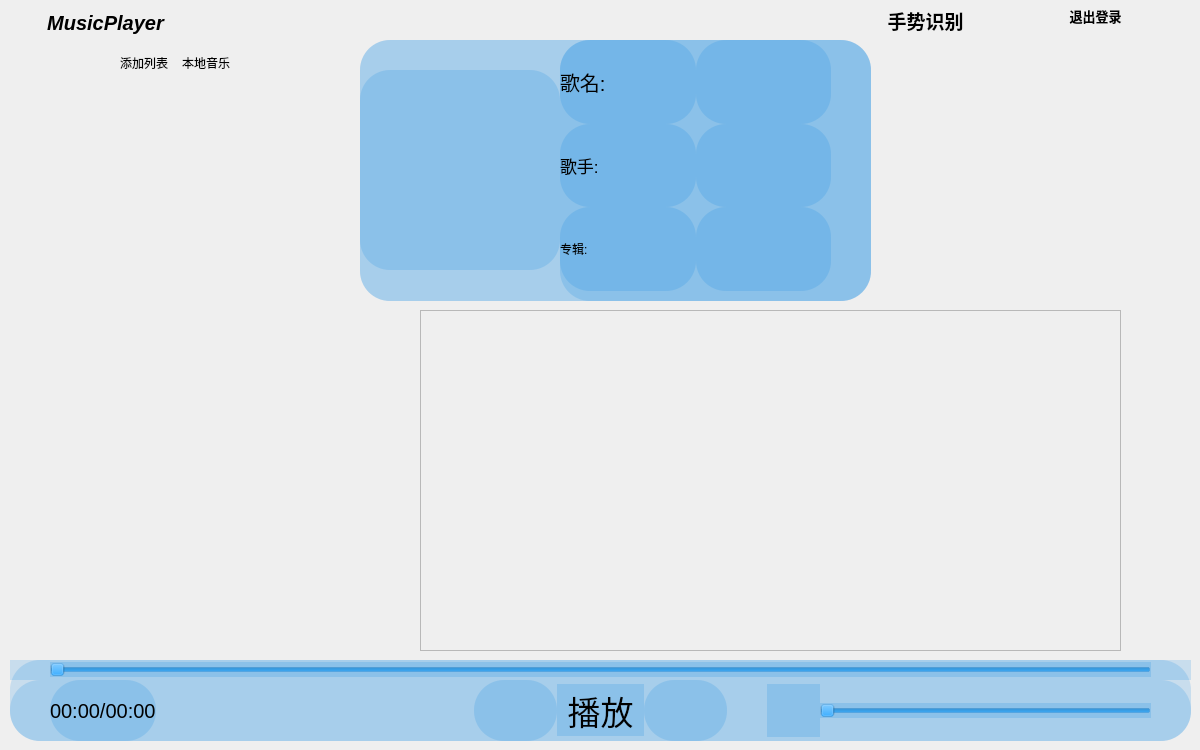
<?xml version="1.0" encoding="UTF-8"?>
<ui version="4.0">
 <class>MainPage</class>
 <widget class="QWidget" name="MainPage">
  <property name="geometry">
   <rect>
    <x>0</x>
    <y>0</y>
    <width>1200</width>
    <height>750</height>
   </rect>
  </property>
  <property name="minimumSize">
   <size>
    <width>1200</width>
    <height>750</height>
   </size>
  </property>
  <property name="font">
   <font>
    <pointsize>9</pointsize>
   </font>
  </property>
  <property name="windowTitle">
   <string>MainPage</string>
  </property>
  <widget class="QToolButton" name="closeBtn">
   <property name="geometry">
    <rect>
     <x>1160</x>
     <y>0</y>
     <width>41</width>
     <height>41</height>
    </rect>
   </property>
   <property name="text">
    <string/>
   </property>
   <property name="icon">
    <iconset resource="res.qrc">
     <normaloff>:/res/close.png</normaloff>:/res/close.png</iconset>
   </property>
   <property name="iconSize">
    <size>
     <width>50</width>
     <height>50</height>
    </size>
   </property>
   <property name="autoRaise">
    <bool>true</bool>
   </property>
  </widget>
  <widget class="QToolButton" name="gestureSwitch">
   <property name="geometry">
    <rect>
     <x>840</x>
     <y>0</y>
     <width>171</width>
     <height>41</height>
    </rect>
   </property>
   <property name="font">
    <font>
     <pointsize>14</pointsize>
     <weight>75</weight>
     <bold>true</bold>
    </font>
   </property>
   <property name="text">
    <string>手势识别</string>
   </property>
   <property name="icon">
    <iconset resource="res.qrc">
     <normaloff>:/res/switchOff.png</normaloff>:/res/switchOff.png</iconset>
   </property>
   <property name="iconSize">
    <size>
     <width>65</width>
     <height>65</height>
    </size>
   </property>
   <property name="toolButtonStyle">
    <enum>Qt::ToolButtonTextBesideIcon</enum>
   </property>
   <property name="autoRaise">
    <bool>true</bool>
   </property>
  </widget>
  <widget class="QWidget" name="widget" native="true">
   <property name="geometry">
    <rect>
     <x>10</x>
     <y>660</y>
     <width>1181</width>
     <height>81</height>
    </rect>
   </property>
   <property name="styleSheet">
    <string notr="true">background-color: #2A0081e1;
      
border-radius: 30px;
      border-width: 2px;
      border-color: beige;</string>
   </property>
   <layout class="QVBoxLayout" name="verticalLayout_2">
    <property name="spacing">
     <number>0</number>
    </property>
    <property name="leftMargin">
     <number>0</number>
    </property>
    <property name="topMargin">
     <number>0</number>
    </property>
    <property name="rightMargin">
     <number>0</number>
    </property>
    <property name="bottomMargin">
     <number>0</number>
    </property>
    <item>
     <widget class="QWidget" name="widget_2" native="true">
      <layout class="QVBoxLayout" name="verticalLayout">
       <property name="spacing">
        <number>0</number>
       </property>
       <property name="leftMargin">
        <number>0</number>
       </property>
       <property name="topMargin">
        <number>0</number>
       </property>
       <property name="rightMargin">
        <number>0</number>
       </property>
       <property name="bottomMargin">
        <number>0</number>
       </property>
       <item>
        <layout class="QHBoxLayout" name="horizontalLayout_5">
         <property name="spacing">
          <number>0</number>
         </property>
         <item>
          <spacer name="horizontalSpacer_5">
           <property name="orientation">
            <enum>Qt::Horizontal</enum>
           </property>
           <property name="sizeType">
            <enum>QSizePolicy::Ignored</enum>
           </property>
           <property name="sizeHint" stdset="0">
            <size>
             <width>40</width>
             <height>20</height>
            </size>
           </property>
          </spacer>
         </item>
         <item>
          <widget class="QSlider" name="progressSlider">
           <property name="styleSheet">
            <string notr="true"/>
           </property>
           <property name="maximum">
            <number>100</number>
           </property>
           <property name="orientation">
            <enum>Qt::Horizontal</enum>
           </property>
          </widget>
         </item>
         <item>
          <spacer name="horizontalSpacer_7">
           <property name="orientation">
            <enum>Qt::Horizontal</enum>
           </property>
           <property name="sizeType">
            <enum>QSizePolicy::Ignored</enum>
           </property>
           <property name="sizeHint" stdset="0">
            <size>
             <width>40</width>
             <height>20</height>
            </size>
           </property>
          </spacer>
         </item>
        </layout>
       </item>
      </layout>
     </widget>
    </item>
    <item>
     <widget class="QWidget" name="widget_3" native="true">
      <layout class="QVBoxLayout" name="verticalLayout_3">
       <property name="spacing">
        <number>0</number>
       </property>
       <property name="leftMargin">
        <number>0</number>
       </property>
       <property name="topMargin">
        <number>0</number>
       </property>
       <property name="rightMargin">
        <number>0</number>
       </property>
       <property name="bottomMargin">
        <number>0</number>
       </property>
       <item>
        <layout class="QHBoxLayout" name="horizontalLayout_4">
         <property name="spacing">
          <number>0</number>
         </property>
         <item>
          <layout class="QHBoxLayout" name="horizontalLayout_2">
           <property name="spacing">
            <number>0</number>
           </property>
           <item>
            <layout class="QHBoxLayout" name="horizontalLayout_3">
             <property name="spacing">
              <number>0</number>
             </property>
             <item>
              <spacer name="horizontalSpacer_2">
               <property name="orientation">
                <enum>Qt::Horizontal</enum>
               </property>
               <property name="sizeType">
                <enum>QSizePolicy::Ignored</enum>
               </property>
               <property name="sizeHint" stdset="0">
                <size>
                 <width>40</width>
                 <height>20</height>
                </size>
               </property>
              </spacer>
             </item>
             <item>
              <widget class="QLabel" name="progressLabel">
               <property name="font">
                <font>
                 <pointsize>15</pointsize>
                </font>
               </property>
               <property name="text">
                <string>00:00/00:00</string>
               </property>
              </widget>
             </item>
             <item>
              <spacer name="horizontalSpacer_3">
               <property name="orientation">
                <enum>Qt::Horizontal</enum>
               </property>
               <property name="sizeType">
                <enum>QSizePolicy::Expanding</enum>
               </property>
               <property name="sizeHint" stdset="0">
                <size>
                 <width>40</width>
                 <height>20</height>
                </size>
               </property>
              </spacer>
             </item>
            </layout>
           </item>
           <item>
            <widget class="QToolButton" name="prevBtn">
             <property name="text">
              <string/>
             </property>
             <property name="icon">
              <iconset resource="res.qrc">
               <normaloff>:/res/player_back.png</normaloff>:/res/player_back.png</iconset>
             </property>
             <property name="iconSize">
              <size>
               <width>80</width>
               <height>100</height>
              </size>
             </property>
             <property name="autoRaise">
              <bool>true</bool>
             </property>
            </widget>
           </item>
           <item>
            <widget class="QToolButton" name="playMusicBtn">
             <property name="enabled">
              <bool>true</bool>
             </property>
             <property name="font">
              <font>
               <pointsize>25</pointsize>
              </font>
             </property>
             <property name="text">
              <string>播放</string>
             </property>
             <property name="icon">
              <iconset resource="res.qrc">
               <normaloff>:/res/play.png</normaloff>:/res/play.png</iconset>
             </property>
             <property name="iconSize">
              <size>
               <width>100</width>
               <height>70</height>
              </size>
             </property>
             <property name="autoRaise">
              <bool>true</bool>
             </property>
            </widget>
           </item>
           <item>
            <widget class="QToolButton" name="nextBtn">
             <property name="enabled">
              <bool>true</bool>
             </property>
             <property name="mouseTracking">
              <bool>false</bool>
             </property>
             <property name="acceptDrops">
              <bool>false</bool>
             </property>
             <property name="text">
              <string/>
             </property>
             <property name="icon">
              <iconset resource="res.qrc">
               <normaloff>:/res/player_forward.png</normaloff>:/res/player_forward.png</iconset>
             </property>
             <property name="iconSize">
              <size>
               <width>80</width>
               <height>100</height>
              </size>
             </property>
             <property name="autoRaise">
              <bool>true</bool>
             </property>
            </widget>
           </item>
           <item>
            <layout class="QHBoxLayout" name="horizontalLayout">
             <property name="spacing">
              <number>0</number>
             </property>
             <item>
              <spacer name="horizontalSpacer_4">
               <property name="orientation">
                <enum>Qt::Horizontal</enum>
               </property>
               <property name="sizeType">
                <enum>QSizePolicy::Minimum</enum>
               </property>
               <property name="sizeHint" stdset="0">
                <size>
                 <width>40</width>
                 <height>20</height>
                </size>
               </property>
              </spacer>
             </item>
             <item>
              <widget class="QToolButton" name="volStatusBtn">
               <property name="font">
                <font>
                 <pointsize>15</pointsize>
                </font>
               </property>
               <property name="text">
                <string/>
               </property>
               <property name="icon">
                <iconset resource="res.qrc">
                 <normaloff>:/res/volumeMiddle.png</normaloff>:/res/volumeMiddle.png</iconset>
               </property>
               <property name="iconSize">
                <size>
                 <width>50</width>
                 <height>50</height>
                </size>
               </property>
               <property name="toolButtonStyle">
                <enum>Qt::ToolButtonTextBesideIcon</enum>
               </property>
               <property name="autoRaise">
                <bool>true</bool>
               </property>
              </widget>
             </item>
             <item>
              <widget class="QSlider" name="volSlider">
               <property name="maximum">
                <number>100</number>
               </property>
               <property name="orientation">
                <enum>Qt::Horizontal</enum>
               </property>
              </widget>
             </item>
             <item>
              <spacer name="horizontalSpacer">
               <property name="orientation">
                <enum>Qt::Horizontal</enum>
               </property>
               <property name="sizeType">
                <enum>QSizePolicy::Ignored</enum>
               </property>
               <property name="sizeHint" stdset="0">
                <size>
                 <width>40</width>
                 <height>20</height>
                </size>
               </property>
              </spacer>
             </item>
            </layout>
           </item>
          </layout>
         </item>
        </layout>
       </item>
      </layout>
     </widget>
    </item>
   </layout>
  </widget>
  <widget class="QWidget" name="widget_6" native="true">
   <property name="geometry">
    <rect>
     <x>360</x>
     <y>40</y>
     <width>511</width>
     <height>261</height>
    </rect>
   </property>
   <property name="styleSheet">
    <string notr="true">background-color: #2A0081e1;
      
border-radius: 30px;
      border-width: 2px;
      border-color: beige;</string>
   </property>
   <layout class="QHBoxLayout" name="horizontalLayout_10">
    <property name="spacing">
     <number>0</number>
    </property>
    <property name="leftMargin">
     <number>0</number>
    </property>
    <property name="topMargin">
     <number>0</number>
    </property>
    <property name="rightMargin">
     <number>0</number>
    </property>
    <property name="bottomMargin">
     <number>0</number>
    </property>
    <item>
     <layout class="QHBoxLayout" name="horizontalLayout_9">
      <property name="spacing">
       <number>0</number>
      </property>
      <item>
       <widget class="QWidget" name="widget_4" native="true">
        <layout class="QHBoxLayout" name="horizontalLayout_7">
         <property name="spacing">
          <number>0</number>
         </property>
         <property name="leftMargin">
          <number>0</number>
         </property>
         <property name="topMargin">
          <number>0</number>
         </property>
         <property name="rightMargin">
          <number>0</number>
         </property>
         <property name="bottomMargin">
          <number>0</number>
         </property>
         <item>
          <layout class="QHBoxLayout" name="horizontalLayout_6">
           <property name="spacing">
            <number>0</number>
           </property>
           <item>
            <widget class="QLabel" name="albumPic">
             <property name="minimumSize">
              <size>
               <width>200</width>
               <height>200</height>
              </size>
             </property>
             <property name="maximumSize">
              <size>
               <width>200</width>
               <height>200</height>
              </size>
             </property>
             <property name="text">
              <string/>
             </property>
            </widget>
           </item>
           <item>
            <widget class="QWidget" name="widget_5" native="true">
             <layout class="QHBoxLayout" name="horizontalLayout_8">
              <property name="spacing">
               <number>0</number>
              </property>
              <property name="leftMargin">
               <number>0</number>
              </property>
              <property name="topMargin">
               <number>0</number>
              </property>
              <property name="rightMargin">
               <number>0</number>
              </property>
              <property name="bottomMargin">
               <number>0</number>
              </property>
              <item>
               <layout class="QVBoxLayout" name="verticalLayout_4">
                <property name="spacing">
                 <number>0</number>
                </property>
                <item>
                 <layout class="QHBoxLayout" name="horizontalLayout_11">
                  <property name="spacing">
                   <number>0</number>
                  </property>
                  <item>
                   <widget class="QLabel" name="label_2">
                    <property name="font">
                     <font>
                      <pointsize>15</pointsize>
                     </font>
                    </property>
                    <property name="text">
                     <string>歌名:</string>
                    </property>
                   </widget>
                  </item>
                  <item>
                   <widget class="QLabel" name="songName">
                    <property name="minimumSize">
                     <size>
                      <width>0</width>
                      <height>75</height>
                     </size>
                    </property>
                    <property name="font">
                     <font>
                      <pointsize>15</pointsize>
                     </font>
                    </property>
                    <property name="text">
                     <string/>
                    </property>
                   </widget>
                  </item>
                  <item>
                   <spacer name="horizontalSpacer_6">
                    <property name="orientation">
                     <enum>Qt::Horizontal</enum>
                    </property>
                    <property name="sizeType">
                     <enum>QSizePolicy::Ignored</enum>
                    </property>
                    <property name="sizeHint" stdset="0">
                     <size>
                      <width>40</width>
                      <height>20</height>
                     </size>
                    </property>
                   </spacer>
                  </item>
                 </layout>
                </item>
                <item>
                 <layout class="QHBoxLayout" name="horizontalLayout_12">
                  <property name="spacing">
                   <number>0</number>
                  </property>
                  <item>
                   <widget class="QLabel" name="label">
                    <property name="font">
                     <font>
                      <pointsize>13</pointsize>
                     </font>
                    </property>
                    <property name="text">
                     <string>歌手:</string>
                    </property>
                   </widget>
                  </item>
                  <item>
                   <widget class="QLabel" name="songAuthor">
                    <property name="minimumSize">
                     <size>
                      <width>0</width>
                      <height>65</height>
                     </size>
                    </property>
                    <property name="font">
                     <font>
                      <pointsize>10</pointsize>
                     </font>
                    </property>
                    <property name="text">
                     <string/>
                    </property>
                   </widget>
                  </item>
                  <item>
                   <spacer name="horizontalSpacer_8">
                    <property name="orientation">
                     <enum>Qt::Horizontal</enum>
                    </property>
                    <property name="sizeType">
                     <enum>QSizePolicy::Ignored</enum>
                    </property>
                    <property name="sizeHint" stdset="0">
                     <size>
                      <width>40</width>
                      <height>20</height>
                     </size>
                    </property>
                   </spacer>
                  </item>
                 </layout>
                </item>
                <item>
                 <layout class="QHBoxLayout" name="horizontalLayout_13">
                  <property name="spacing">
                   <number>0</number>
                  </property>
                  <item>
                   <widget class="QLabel" name="label_3">
                    <property name="text">
                     <string>专辑:</string>
                    </property>
                   </widget>
                  </item>
                  <item>
                   <widget class="QLabel" name="songAlbum">
                    <property name="minimumSize">
                     <size>
                      <width>0</width>
                      <height>50</height>
                     </size>
                    </property>
                    <property name="text">
                     <string/>
                    </property>
                   </widget>
                  </item>
                  <item>
                   <spacer name="horizontalSpacer_9">
                    <property name="orientation">
                     <enum>Qt::Horizontal</enum>
                    </property>
                    <property name="sizeType">
                     <enum>QSizePolicy::Ignored</enum>
                    </property>
                    <property name="sizeHint" stdset="0">
                     <size>
                      <width>40</width>
                      <height>20</height>
                     </size>
                    </property>
                   </spacer>
                  </item>
                 </layout>
                </item>
                <item>
                 <spacer name="verticalSpacer">
                  <property name="orientation">
                   <enum>Qt::Vertical</enum>
                  </property>
                  <property name="sizeType">
                   <enum>QSizePolicy::Minimum</enum>
                  </property>
                  <property name="sizeHint" stdset="0">
                   <size>
                    <width>20</width>
                    <height>10</height>
                   </size>
                  </property>
                 </spacer>
                </item>
               </layout>
              </item>
             </layout>
            </widget>
           </item>
          </layout>
         </item>
        </layout>
       </widget>
      </item>
     </layout>
    </item>
   </layout>
  </widget>
  <widget class="QWidget" name="widget_9" native="true">
   <property name="geometry">
    <rect>
     <x>100</x>
     <y>130</y>
     <width>120</width>
     <height>80</height>
    </rect>
   </property>
  </widget>
  <widget class="QWidget" name="verticalLayoutWidget_2">
   <property name="geometry">
    <rect>
     <x>0</x>
     <y>50</y>
     <width>351</width>
     <height>601</height>
    </rect>
   </property>
   <layout class="QVBoxLayout" name="verticalLayout_6">
    <property name="spacing">
     <number>0</number>
    </property>
    <item>
     <widget class="QWidget" name="widget_7" native="true">
      <layout class="QHBoxLayout" name="horizontalLayout_15">
       <property name="spacing">
        <number>0</number>
       </property>
       <property name="leftMargin">
        <number>0</number>
       </property>
       <property name="topMargin">
        <number>0</number>
       </property>
       <property name="rightMargin">
        <number>0</number>
       </property>
       <property name="bottomMargin">
        <number>0</number>
       </property>
       <item>
        <layout class="QHBoxLayout" name="horizontalLayout_14">
         <property name="spacing">
          <number>0</number>
         </property>
         <item>
          <widget class="QToolButton" name="openFileBtn">
           <property name="font">
            <font>
             <pointsize>9</pointsize>
            </font>
           </property>
           <property name="text">
            <string>添加列表</string>
           </property>
           <property name="icon">
            <iconset resource="res.qrc">
             <normaloff>:/res/add_play_list.png</normaloff>:/res/add_play_list.png</iconset>
           </property>
           <property name="iconSize">
            <size>
             <width>40</width>
             <height>40</height>
            </size>
           </property>
           <property name="toolButtonStyle">
            <enum>Qt::ToolButtonTextBesideIcon</enum>
           </property>
           <property name="autoRaise">
            <bool>true</bool>
           </property>
          </widget>
         </item>
         <item>
          <widget class="QToolButton" name="localListBtn">
           <property name="text">
            <string>本地音乐</string>
           </property>
           <property name="icon">
            <iconset resource="res.qrc">
             <normaloff>:/res/localList.png</normaloff>:/res/localList.png</iconset>
           </property>
           <property name="iconSize">
            <size>
             <width>35</width>
             <height>35</height>
            </size>
           </property>
           <property name="toolButtonStyle">
            <enum>Qt::ToolButtonTextBesideIcon</enum>
           </property>
           <property name="autoRaise">
            <bool>true</bool>
           </property>
          </widget>
         </item>
        </layout>
       </item>
      </layout>
     </widget>
    </item>
    <item>
     <widget class="QWidget" name="widget_8" native="true">
      <layout class="QVBoxLayout" name="verticalLayout_5">
       <property name="spacing">
        <number>0</number>
       </property>
       <property name="leftMargin">
        <number>0</number>
       </property>
       <property name="topMargin">
        <number>0</number>
       </property>
       <property name="rightMargin">
        <number>0</number>
       </property>
       <property name="bottomMargin">
        <number>0</number>
       </property>
       <item>
        <layout class="QHBoxLayout" name="horizontalLayout_16">
         <property name="spacing">
          <number>0</number>
         </property>
         <item>
          <widget class="QStackedWidget" name="stackedWidget">
           <property name="styleSheet">
            <string notr="true">background-color: #2A0081e1;
      
border-radius: 30px;
      border-width: 2px;
      border-color: beige;
QListView::item:hover {
      background: qlineargradient(x1: 0, y1: 0, x2: 0, y2: 1,
                                  stop: 0 #00ff26, stop: 1 #87ffa9);
border-radius: 30px;
  }
QListView::item:selected:!active {
      background: qlineargradient(x1: 0, y1: 0, x2: 0, y2: 1,
                                  stop: 0 #ff4727, stop: 1 #ff5546);
border-radius: 30px;
  }
</string>
           </property>
           <property name="currentIndex">
            <number>1</number>
           </property>
           <widget class="QWidget" name="page"/>
           <widget class="QWidget" name="page_2"/>
          </widget>
         </item>
        </layout>
       </item>
      </layout>
     </widget>
    </item>
   </layout>
  </widget>
  <widget class="QToolButton" name="toolButton">
   <property name="geometry">
    <rect>
     <x>0</x>
     <y>0</y>
     <width>211</width>
     <height>46</height>
    </rect>
   </property>
   <property name="minimumSize">
    <size>
     <width>30</width>
     <height>30</height>
    </size>
   </property>
   <property name="font">
    <font>
     <pointsize>15</pointsize>
     <weight>75</weight>
     <italic>true</italic>
     <bold>true</bold>
     <underline>false</underline>
     <strikeout>false</strikeout>
    </font>
   </property>
   <property name="text">
    <string>MusicPlayer</string>
   </property>
   <property name="icon">
    <iconset resource="res.qrc">
     <normaloff>:/res/icon.png</normaloff>:/res/icon.png</iconset>
   </property>
   <property name="iconSize">
    <size>
     <width>40</width>
     <height>40</height>
    </size>
   </property>
   <property name="toolButtonStyle">
    <enum>Qt::ToolButtonTextBesideIcon</enum>
   </property>
   <property name="autoRaise">
    <bool>true</bool>
   </property>
  </widget>
  <widget class="QToolButton" name="logout">
   <property name="geometry">
    <rect>
     <x>1040</x>
     <y>0</y>
     <width>111</width>
     <height>31</height>
    </rect>
   </property>
   <property name="font">
    <font>
     <pointsize>10</pointsize>
     <weight>75</weight>
     <bold>true</bold>
    </font>
   </property>
   <property name="text">
    <string>退出登录</string>
   </property>
   <property name="icon">
    <iconset resource="res.qrc">
     <normaloff>:/res/logout.png</normaloff>:/res/logout.png</iconset>
   </property>
   <property name="iconSize">
    <size>
     <width>30</width>
     <height>30</height>
    </size>
   </property>
   <property name="toolButtonStyle">
    <enum>Qt::ToolButtonTextBesideIcon</enum>
   </property>
   <property name="autoRaise">
    <bool>true</bool>
   </property>
  </widget>
  <widget class="QFrame" name="frame">
   <property name="geometry">
    <rect>
     <x>420</x>
     <y>310</y>
     <width>701</width>
     <height>341</height>
    </rect>
   </property>
   <property name="styleSheet">
    <string notr="true">#frame
{
border-image: url(:/lib/4.jpg);
}</string>
   </property>
   <property name="frameShape">
    <enum>QFrame::StyledPanel</enum>
   </property>
   <property name="frameShadow">
    <enum>QFrame::Raised</enum>
   </property>
   <layout class="QVBoxLayout" name="verticalLayout_7">
    <item>
     <widget class="QLabel" name="label_6">
      <property name="font">
       <font>
        <pointsize>-1</pointsize>
        <weight>50</weight>
        <italic>false</italic>
        <bold>false</bold>
       </font>
      </property>
      <property name="styleSheet">
       <string notr="true">font:22px;
background-color: rgba(255, 255, 255, 00);</string>
      </property>
      <property name="text">
       <string/>
      </property>
      <property name="alignment">
       <set>Qt::AlignCenter</set>
      </property>
     </widget>
    </item>
    <item>
     <widget class="QLabel" name="label_19">
      <property name="styleSheet">
       <string notr="true">background-color: rgba(255, 255, 255, 00);
font:26px;</string>
      </property>
      <property name="text">
       <string/>
      </property>
      <property name="alignment">
       <set>Qt::AlignCenter</set>
      </property>
     </widget>
    </item>
    <item>
     <widget class="QLabel" name="label_20">
      <property name="styleSheet">
       <string notr="true">
background-color: rgba(255, 255, 255, 00);
font:28px;</string>
      </property>
      <property name="text">
       <string/>
      </property>
      <property name="alignment">
       <set>Qt::AlignCenter</set>
      </property>
     </widget>
    </item>
    <item>
     <widget class="QLabel" name="label_21">
      <property name="styleSheet">
       <string notr="true">font:32px;
color: rgb(7, 106, 255);
background-color: rgba(255, 255, 255, 00);</string>
      </property>
      <property name="text">
       <string/>
      </property>
      <property name="alignment">
       <set>Qt::AlignCenter</set>
      </property>
     </widget>
    </item>
    <item>
     <widget class="QLabel" name="label_22">
      <property name="font">
       <font>
        <pointsize>-1</pointsize>
        <weight>50</weight>
        <italic>false</italic>
        <bold>false</bold>
       </font>
      </property>
      <property name="styleSheet">
       <string notr="true">font:30px;
background-color: rgba(255, 255, 255, 00);</string>
      </property>
      <property name="text">
       <string/>
      </property>
      <property name="alignment">
       <set>Qt::AlignCenter</set>
      </property>
     </widget>
    </item>
    <item>
     <widget class="QLabel" name="label_23">
      <property name="styleSheet">
       <string notr="true">font:28px;
background-color: rgba(255, 255, 255, 00);</string>
      </property>
      <property name="text">
       <string/>
      </property>
      <property name="alignment">
       <set>Qt::AlignCenter</set>
      </property>
     </widget>
    </item>
    <item>
     <widget class="QLabel" name="label_24">
      <property name="styleSheet">
       <string notr="true">font:26px;
background-color: rgba(255, 255, 255, 00);</string>
      </property>
      <property name="text">
       <string/>
      </property>
      <property name="alignment">
       <set>Qt::AlignCenter</set>
      </property>
     </widget>
    </item>
    <item>
     <widget class="QLabel" name="label_25">
      <property name="styleSheet">
       <string notr="true">font:24px;
background-color: rgba(255, 255, 255, 00);</string>
      </property>
      <property name="text">
       <string/>
      </property>
      <property name="alignment">
       <set>Qt::AlignCenter</set>
      </property>
     </widget>
    </item>
    <item>
     <widget class="QLabel" name="label_26">
      <property name="styleSheet">
       <string notr="true">font:22px;
background-color: rgba(255, 255, 255, 00);</string>
      </property>
      <property name="text">
       <string/>
      </property>
      <property name="alignment">
       <set>Qt::AlignCenter</set>
      </property>
     </widget>
    </item>
    <item>
     <widget class="QLabel" name="label_27">
      <property name="styleSheet">
       <string notr="true">font:20px;
background-color: rgba(255, 255, 255, 00);</string>
      </property>
      <property name="text">
       <string/>
      </property>
      <property name="alignment">
       <set>Qt::AlignCenter</set>
      </property>
     </widget>
    </item>
   </layout>
  </widget>
 </widget>
 <resources>
  <include location="res.qrc"/>
 </resources>
 <connections/>
</ui>
